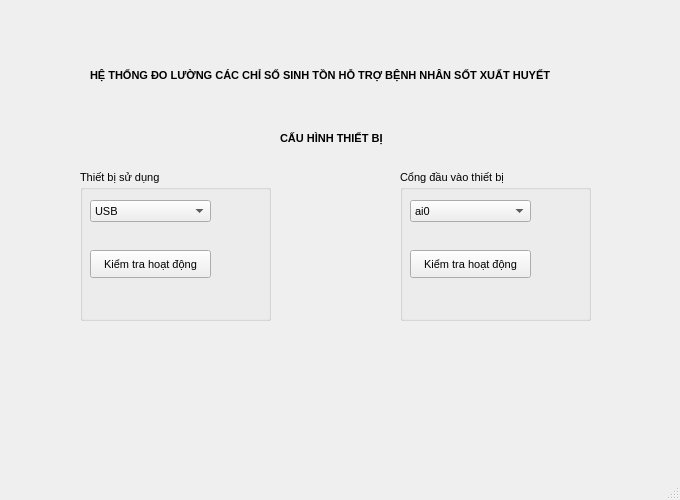
<?xml version="1.0" encoding="UTF-8"?>
<ui version="4.0">
 <class>Setup</class>
 <widget class="QMainWindow" name="Setup">
  <property name="geometry">
   <rect>
    <x>0</x>
    <y>0</y>
    <width>680</width>
    <height>500</height>
   </rect>
  </property>
  <property name="font">
   <font>
    <pointsize>8</pointsize>
    <weight>50</weight>
    <bold>false</bold>
   </font>
  </property>
  <property name="windowTitle">
   <string>MainWindow</string>
  </property>
  <widget class="QWidget" name="centralwidget">
   <widget class="QLabel" name="label">
    <property name="geometry">
     <rect>
      <x>90</x>
      <y>50</y>
      <width>511</width>
      <height>51</height>
     </rect>
    </property>
    <property name="font">
     <font>
      <weight>75</weight>
      <bold>true</bold>
     </font>
    </property>
    <property name="text">
     <string>HỆ THỐNG ĐO LƯỜNG CÁC CHỈ SỐ SINH TỒN HỖ TRỢ BỆNH NHÂN SỐT XUẤT HUYẾT</string>
    </property>
   </widget>
   <widget class="QLabel" name="label_2">
    <property name="geometry">
     <rect>
      <x>280</x>
      <y>130</y>
      <width>141</width>
      <height>16</height>
     </rect>
    </property>
    <property name="font">
     <font>
      <weight>75</weight>
      <bold>true</bold>
     </font>
    </property>
    <property name="text">
     <string>CẤU HÌNH THIẾT BỊ</string>
    </property>
   </widget>
   <widget class="QGroupBox" name="groupBox">
    <property name="geometry">
     <rect>
      <x>80</x>
      <y>170</y>
      <width>191</width>
      <height>151</height>
     </rect>
    </property>
    <property name="title">
     <string>Thiết bị sử dụng</string>
    </property>
    <widget class="QComboBox" name="device">
     <property name="geometry">
      <rect>
       <x>10</x>
       <y>30</y>
       <width>121</width>
       <height>22</height>
      </rect>
     </property>
     <item>
      <property name="text">
       <string>USB</string>
      </property>
     </item>
     <item>
      <property name="text">
       <string>Device1</string>
      </property>
     </item>
     <item>
      <property name="text">
       <string>Device2</string>
      </property>
     </item>
     <item>
      <property name="text">
       <string>Device3</string>
      </property>
     </item>
    </widget>
    <widget class="QPushButton" name="check1">
     <property name="geometry">
      <rect>
       <x>10</x>
       <y>80</y>
       <width>121</width>
       <height>28</height>
      </rect>
     </property>
     <property name="text">
      <string>Kiểm tra hoạt động</string>
     </property>
    </widget>
   </widget>
   <widget class="QGroupBox" name="button2">
    <property name="geometry">
     <rect>
      <x>400</x>
      <y>170</y>
      <width>191</width>
      <height>151</height>
     </rect>
    </property>
    <property name="title">
     <string>Cổng đầu vào thiết bị</string>
    </property>
    <widget class="QComboBox" name="input">
     <property name="geometry">
      <rect>
       <x>10</x>
       <y>30</y>
       <width>121</width>
       <height>22</height>
      </rect>
     </property>
     <item>
      <property name="text">
       <string>ai0</string>
      </property>
     </item>
     <item>
      <property name="text">
       <string>ai1</string>
      </property>
     </item>
     <item>
      <property name="text">
       <string>ai2</string>
      </property>
     </item>
     <item>
      <property name="text">
       <string>ai3</string>
      </property>
     </item>
    </widget>
    <widget class="QPushButton" name="check2">
     <property name="geometry">
      <rect>
       <x>10</x>
       <y>80</y>
       <width>121</width>
       <height>28</height>
      </rect>
     </property>
     <property name="text">
      <string>Kiểm tra hoạt động</string>
     </property>
    </widget>
   </widget>
  </widget>
  <widget class="QMenuBar" name="menubar">
   <property name="geometry">
    <rect>
     <x>0</x>
     <y>0</y>
     <width>680</width>
     <height>23</height>
    </rect>
   </property>
  </widget>
  <widget class="QStatusBar" name="statusbar"/>
 </widget>
 <resources/>
 <connections/>
</ui>
